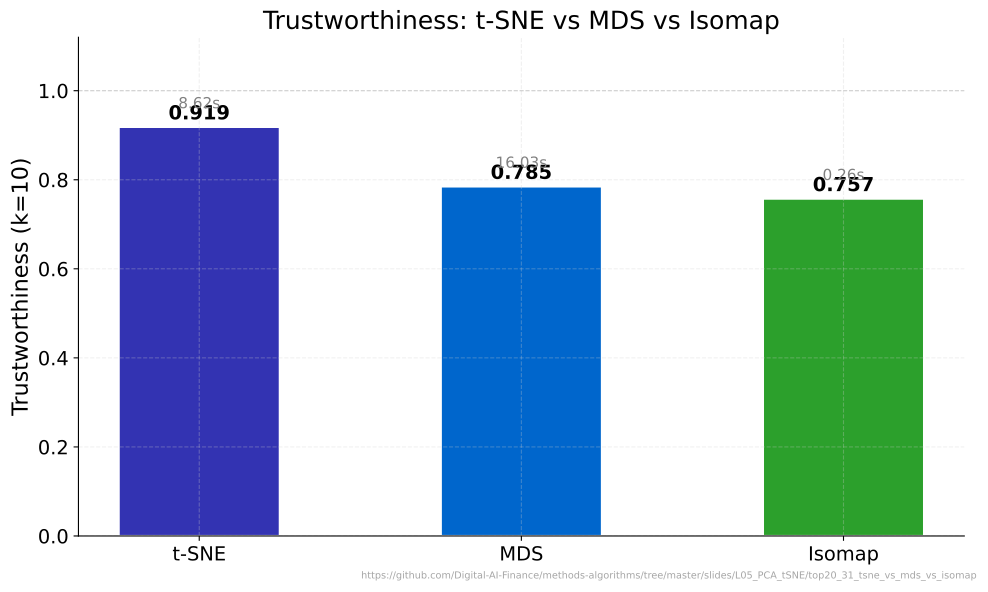

Here is the Python script that generated this plot:
"""Trustworthiness: t-SNE vs MDS vs Isomap - Grouped bar comparison."""
import matplotlib.pyplot as plt
import numpy as np
import time
from pathlib import Path
from sklearn.datasets import make_moons
from sklearn.manifold import TSNE, MDS, Isomap, trustworthiness
import sys
sys.path.insert(0, str(Path(__file__).resolve().parents[3] / 'templates'))
from chart_style import apply_style, COLORS, MLPURPLE, MLBLUE, MLORANGE, MLGREEN, MLRED, MLLAVENDER
apply_style()

CHART_METADATA = {
    "title": "Trustworthiness: t-SNE vs MDS vs Isomap",
    "description": "Grouped bar chart comparing trustworthiness and runtime of three manifold methods on make_moons embedded in 10D.",
    "url": "https://github.com/Digital-AI-Finance/methods-algorithms/tree/master/slides/L05_PCA_tSNE/top20_31_tsne_vs_mds_vs_isomap"
}


np.random.seed(42)

# Data: make_moons in 10D (2 real + 8 noise dims)
X_2d, y = make_moons(n_samples=600, noise=0.05, random_state=42)
X_noise = np.random.RandomState(42).randn(600, 8) * 0.5
X = np.hstack([X_2d, X_noise])

# Run each method and measure time + trustworthiness
methods = {
    't-SNE': TSNE(n_components=2, random_state=42),
    'MDS': MDS(n_components=2, random_state=42, normalized_stress='auto'),
    'Isomap': Isomap(n_components=2),
}

names = []
trust_scores = []
runtimes = []
colors = [MLPURPLE, MLBLUE, MLGREEN]

for name, model in methods.items():
    t0 = time.time()
    X_emb = model.fit_transform(X)
    elapsed = time.time() - t0
    t_score = trustworthiness(X, X_emb, n_neighbors=10)
    names.append(name)
    trust_scores.append(t_score)
    runtimes.append(elapsed)

fig, ax = plt.subplots()

x_pos = np.arange(len(names))
bars = ax.bar(x_pos, trust_scores, width=0.5, color=colors, edgecolor='white', linewidth=1.5)

# Label each bar with exact value and runtime
for i, (bar, score, rt) in enumerate(zip(bars, trust_scores, runtimes)):
    ax.text(bar.get_x() + bar.get_width() / 2, bar.get_height() + 0.008,
            f'{score:.3f}', ha='center', va='bottom', fontsize=14, fontweight='bold')
    ax.text(bar.get_x() + bar.get_width() / 2, bar.get_height() + 0.035,
            f'{rt:.2f}s', ha='center', va='bottom', fontsize=11, color='gray')

ax.set_xticks(x_pos)
ax.set_xticklabels(names)
ax.set_ylabel('Trustworthiness (k=10)')
ax.set_ylim(0, 1.12)
ax.set_title('Trustworthiness: t-SNE vs MDS vs Isomap')
ax.axhline(y=1.0, color='gray', linestyle='--', alpha=0.3, linewidth=0.8)

plt.figtext(0.99, 0.01, CHART_METADATA['url'], fontsize=7, color='gray', ha='right', va='bottom', alpha=0.7)
plt.tight_layout()
plt.savefig(Path(__file__).parent / 'chart.pdf', dpi=300, bbox_inches='tight', facecolor='white')
plt.close()
